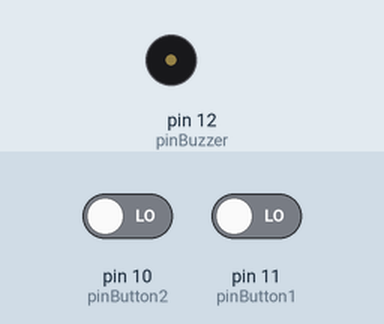
Simulated run of this sketch. Board: Arduino Uno, built with avr-gcc and run on an emulated ATmega328P. Parts: buzzer (waves = sounding, pin HIGH). Inputs (shaded band) come from the test bench; at power-on: pin 10 (pinButton2) LOW, pin 11 (pinButton1) LOW.

Above: at 1.2 s.
1.3 s: pin 10 (pinButton2) driven HIGH and pin 11 (pinButton1) driven HIGH
At 2.0 s:
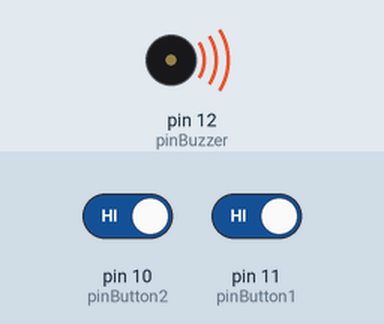
2.8 s: pin 10 (pinButton2) driven LOW
At 3.1 s:
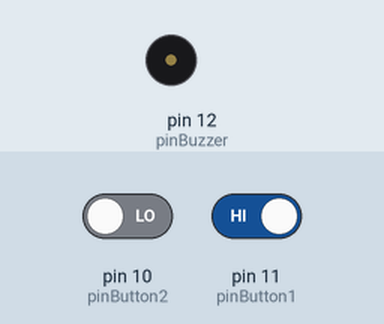
4.3 s: pin 10 (pinButton2) driven HIGH
At 5.4 s:
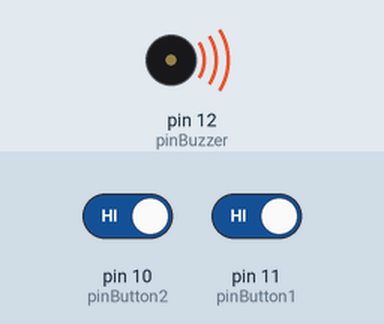
Timing chart, 0 to 7.3 s (numbered marks = the images above; inputs shaded):
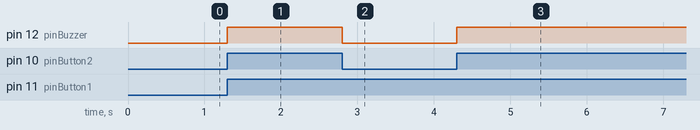

The sketch:

scenario2.ino
```cpp
/*
Scenario 2 : Dual-check alarm
It will trigger a buzzer if and only if two buttons are pushed at the very same
time. Releasing at least one of the button stop the sound
*/

const byte pinBuzzer = 12;
const byte pinButton1 = 11;
const byte pinButton2 = 10;


void setup() {
  pinMode(pinBuzzer, OUTPUT);
  pinMode(pinButton1, INPUT);
  pinMode(pinButton2, INPUT);
}

void loop() {
  int isButton1Pressed = digitalRead(pinButton1);
  int isButton2Pressed = digitalRead(pinButton2);
  if(isButton1Pressed == 1 && isButton2Pressed == 1) {
    digitalWrite(pinBuzzer, HIGH);
  }
  else {
    digitalWrite(pinBuzzer, LOW);
  }
} 
```

Measured:
- after the input at 1.3 s, pin 12 (pinBuzzer): LOW → HIGH at once
- after the input at 2.8 s, pin 12 (pinBuzzer): HIGH → LOW at once
- after the input at 4.3 s, pin 12 (pinBuzzer): LOW → HIGH at once
